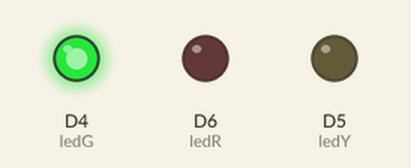
Bench run of a sketch on a simulated ESP8266 (NodeMCU). On the bench: output pins drawn as LEDs (lit = HIGH).

Above: at 1.0 s.
At 10.5 s:
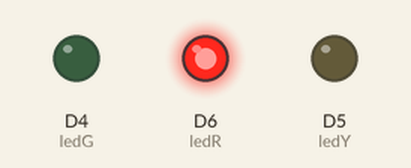
At 20.5 s:
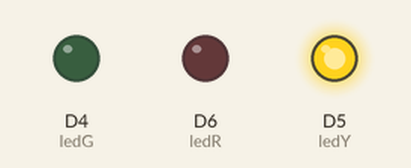
Timing chart, 0 to 23.4 s (numbered marks = the images above):
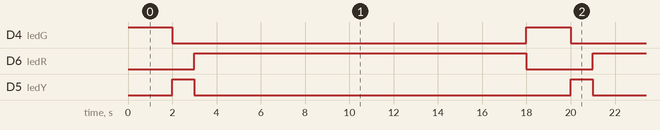

Measured:
- by itself, D4 (ledG): alternates HIGH for 2.0 s and LOW for 16.0 s
- by itself, D6 (ledR): alternates HIGH for 15.0 s and LOW for 3.0 s
- by itself, D5 (ledY): alternates HIGH for 1.0 s and LOW for 17.0 s

The sketch:

coult.ino
```cpp
const int ledG = D4;
const int ledY = D5;
const int ledR = D6;
int count = 0;

void setup() {
  pinMode(ledG, OUTPUT);
  pinMode(ledY, OUTPUT);
  pinMode(ledR, OUTPUT);
}

void loop() {

  digitalWrite(ledG, count == 0 ? HIGH : LOW);
  digitalWrite(ledY, count == 1 ? HIGH : LOW);
  digitalWrite(ledR, count == 2 ? HIGH : LOW);


  delay(count == 0 ? 2000 : count == 1 ? 1000 : 15000);


  count = (count + 1) % 3;
}
```
